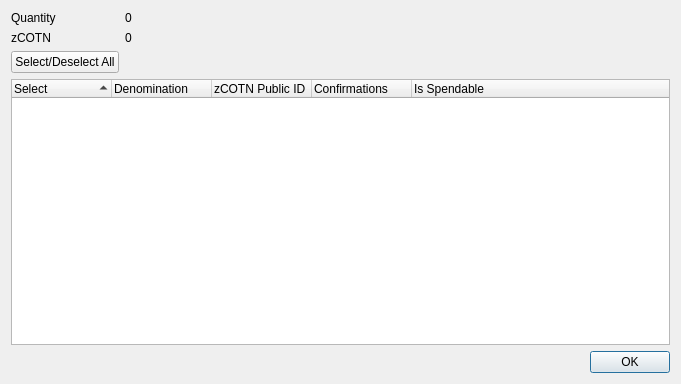
<?xml version="1.0" encoding="UTF-8"?>
<ui version="4.0">
 <class>ZCottonControlDialog</class>
 <widget class="QDialog" name="ZCottonControlDialog">
  <property name="geometry">
   <rect>
    <x>0</x>
    <y>0</y>
    <width>681</width>
    <height>384</height>
   </rect>
  </property>
  <property name="minimumSize">
   <size>
    <width>681</width>
    <height>384</height>
   </size>
  </property>
  <property name="windowTitle">
   <string>Select zCOTN to Spend</string>
  </property>
  <layout class="QGridLayout" name="gridLayout">
   <item row="0" column="0">
    <layout class="QFormLayout" name="formLayout">
     <property name="sizeConstraint">
      <enum>QLayout::SetDefaultConstraint</enum>
     </property>
     <item row="0" column="0">
      <widget class="QLabel" name="labelQuantity">
       <property name="text">
        <string>Quantity</string>
       </property>
      </widget>
     </item>
     <item row="0" column="1">
      <widget class="QLabel" name="labelQuantity_int">
       <property name="text">
        <string>0</string>
       </property>
      </widget>
     </item>
     <item row="1" column="0">
      <widget class="QLabel" name="labelZCotton">
       <property name="text">
        <string>zCOTN</string>
       </property>
      </widget>
     </item>
     <item row="1" column="1">
      <widget class="QLabel" name="labelZCotton_int">
       <property name="text">
        <string>0</string>
       </property>
      </widget>
     </item>
     <item row="2" column="0">
      <widget class="QPushButton" name="pushButtonAll">
       <property name="text">
        <string>Select/Deselect All</string>
       </property>
      </widget>
     </item>
    </layout>
   </item>
   <item row="1" column="0">
    <layout class="QVBoxLayout" name="verticalLayout">
     <item>
      <widget class="QTreeWidget" name="treeWidget">
       <property name="minimumSize">
        <size>
         <width>0</width>
         <height>250</height>
        </size>
       </property>
       <property name="alternatingRowColors">
        <bool>true</bool>
       </property>
       <property name="sortingEnabled">
        <bool>true</bool>
       </property>
       <property name="columnCount">
        <number>5</number>
       </property>
       <attribute name="headerDefaultSectionSize">
        <number>100</number>
       </attribute>
       <column>
        <property name="text">
         <string notr="true">Select</string>
        </property>
       </column>
       <column>
        <property name="text">
         <string notr="true">Denomination</string>
        </property>
       </column>
       <column>
        <property name="text">
         <string notr="true">zCOTN Public ID</string>
        </property>
       </column>
       <column>
        <property name="text">
         <string notr="true">Confirmations</string>
        </property>
       </column>
       <column>
        <property name="text">
         <string>Is Spendable</string>
        </property>
       </column>
      </widget>
     </item>
     <item>
      <widget class="QDialogButtonBox" name="buttonBox">
       <property name="orientation">
        <enum>Qt::Horizontal</enum>
       </property>
       <property name="standardButtons">
        <set>QDialogButtonBox::Ok</set>
       </property>
      </widget>
     </item>
    </layout>
   </item>
  </layout>
 </widget>
 <resources/>
 <connections>
  <connection>
   <sender>buttonBox</sender>
   <signal>accepted()</signal>
   <receiver>ZCottonControlDialog</receiver>
   <slot>accept()</slot>
   <hints>
    <hint type="sourcelabel">
     <x>248</x>
     <y>254</y>
    </hint>
    <hint type="destinationlabel">
     <x>157</x>
     <y>274</y>
    </hint>
   </hints>
  </connection>
  <connection>
   <sender>buttonBox</sender>
   <signal>rejected()</signal>
   <receiver>ZCottonControlDialog</receiver>
   <slot>reject()</slot>
   <hints>
    <hint type="sourcelabel">
     <x>316</x>
     <y>260</y>
    </hint>
    <hint type="destinationlabel">
     <x>286</x>
     <y>274</y>
    </hint>
   </hints>
  </connection>
 </connections>
</ui>
